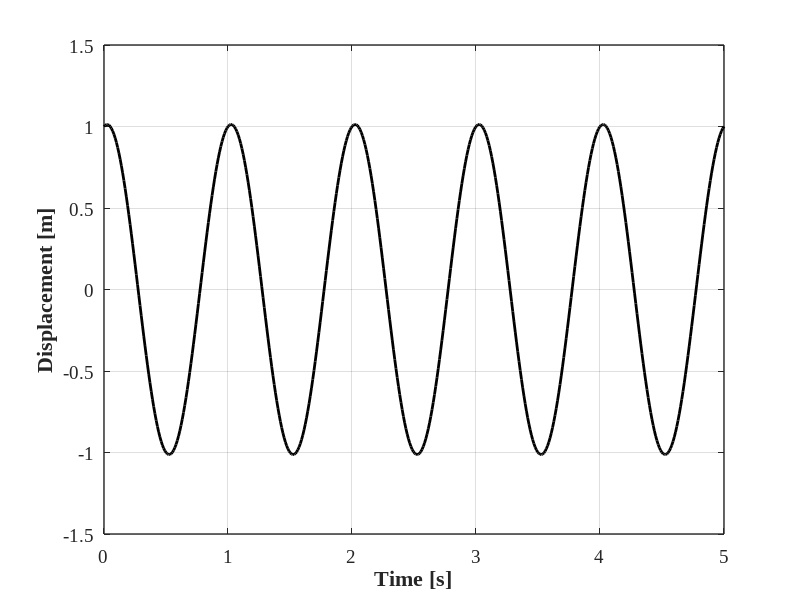

MATLAB code to generate this figure:
%% Structural Dynamics and Vibration Control(M. Azimi et al.)
%% Example 2-2: Displacement Response of An Undamped SDOF

clear; close all; clc;
%% Initial conditions
v0 = 1;
vdot0 = 1;

%% Period and frequency
T = 1;
omega = 2*pi/T;

%% Time vector 
t = linspace(0,5,500);  % [0 - 5] seconds

%% Displacement
v = (vdot0/omega)*sin(omega*t) + v0*cos(omega*t);

%% Plot 
figure(1);  set(figure(1), 'Position', [200   100   883   400])
            hold on; grid on; box on;
            plot(t,v,'LineWidth',2,'Color',[0 0 0]);
            
            set(gca, 'LineWidth',1, 'FontWeight','normal', 'FontName','Times New Roman', 'FontSize',14)               
            xlabel({'Time [s]'}, 'fontsize',16, 'fontname','Times New Roman','FontWeight','Bold')
            ylabel('Displacement [m]', 'fontsize',16, 'fontname','Times New Roman','FontWeight','Bold')
    
%% Print
   print('EX_2_2','-dpng')
